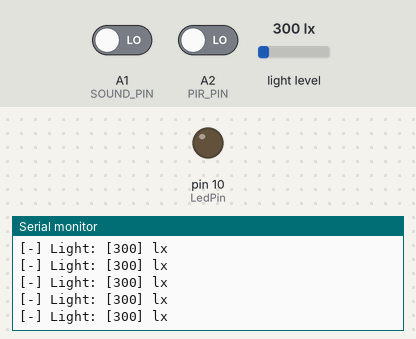
Recording of a sketch running on a simulated Arduino Uno, built with avr-gcc and run on an emulated ATmega328P. Parts: output pins drawn as LEDs (lit = HIGH), the last lines printed to the serial monitor. The test bench sets the inputs (shaded band); at power-on: light level 300 lx, A1 (SOUND_PIN) LOW, A2 (PIR_PIN) LOW.

Above: at 1.2 s.
1.3 s: light level set to 110 lx
At 1.72 s:
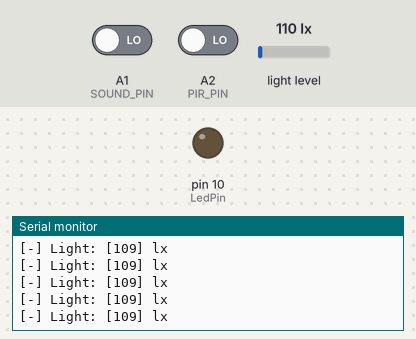
2.8 s: light level set to 91 lx
At 3.9 s:
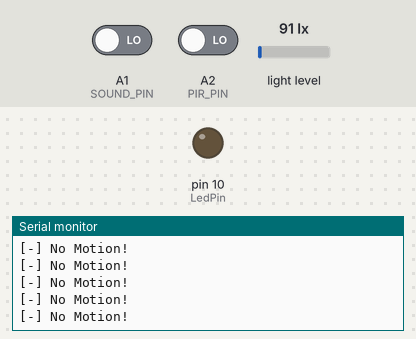
Timing chart, 0 to 5.8 s (numbered marks = the images above; inputs shaded):
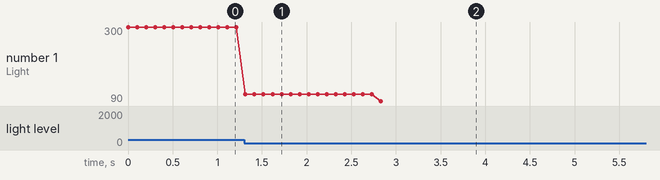

The sketch:

L_20_Smart_corridor_light.ino
```cpp
#include <BH1750.h>
#include <Wire.h>
BH1750 lightMeter(0x5c);
#define PIR_PIN A2

int LedPin = 10;
#define SOUND_PIN A1


void setup() {

  Serial.begin(115200);

  // Initialize the I2C bus (BH1750 library doesn't do this automatically)
  Wire.begin();

  if (lightMeter.begin(BH1750::CONTINUOUS_HIGH_RES_MODE, 0x5c, &Wire)) {
    Serial.println(F("BH1750 Advanced begin"));
  } else {
    Serial.println(F("Error initialising BH1750"));
  }
  pinMode(PIR_PIN, INPUT);

  pinMode(LedPin, OUTPUT);
  pinMode(SOUND_PIN, INPUT);
}

void loop() {
  if (lightMeter.measurementReady(true)) {
    int lux = lightMeter.readLightLevel();
    Serial.print("[-] Light: [");
    Serial.print(lux);
    Serial.println("] lx");
    if (lux < 100)
    {

      while (1)
      {
        int state = digitalRead(PIR_PIN);
        if ( state == HIGH || digitalRead(SOUND_PIN)) {
          Serial.println("[-] Motion detected!");

          digitalWrite(LedPin, HIGH);

          delay(10000);
        } else if(state == LOW && digitalRead(SOUND_PIN)==LOW){
          Serial.println("[-] No Motion!");

          digitalWrite(LedPin, LOW);
        }
        lux = lightMeter.readLightLevel();
        if (lux >= 100)
          break;
      }

    } else if (lux >= 100)
    {
      digitalWrite(LedPin, LOW);
    }

  }
  delay(100);
}
```

Measured:
- the behaviour switches between 101 and 100 lx on light level (found by bisection; images 1 and 2)
- after the input at 1.3 s, the serial monitor: prints a new line at once (image 1)
- after the input at 2.8 s, the serial monitor: prints a new line at once (image 2)
- plotted number 1: 300 → 109 after the input at 1.3 s, 109 → 90 after the input at 2.8 s
